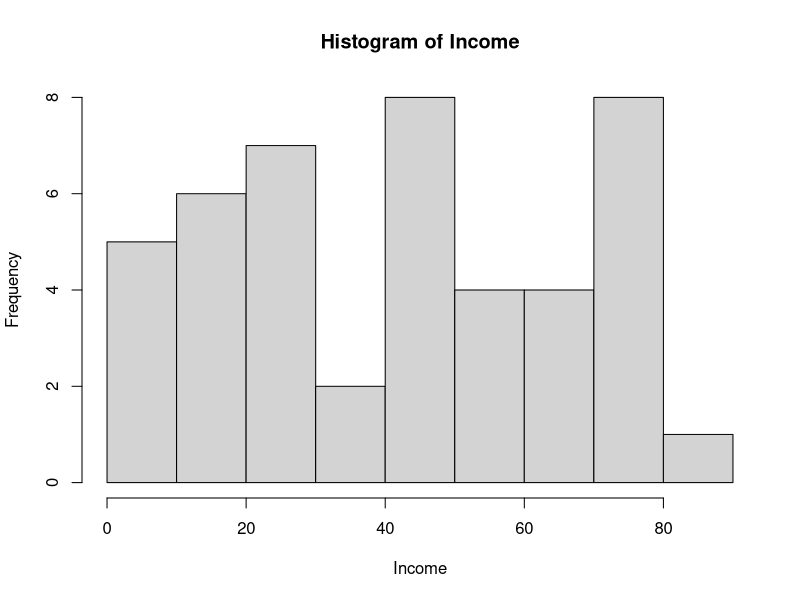
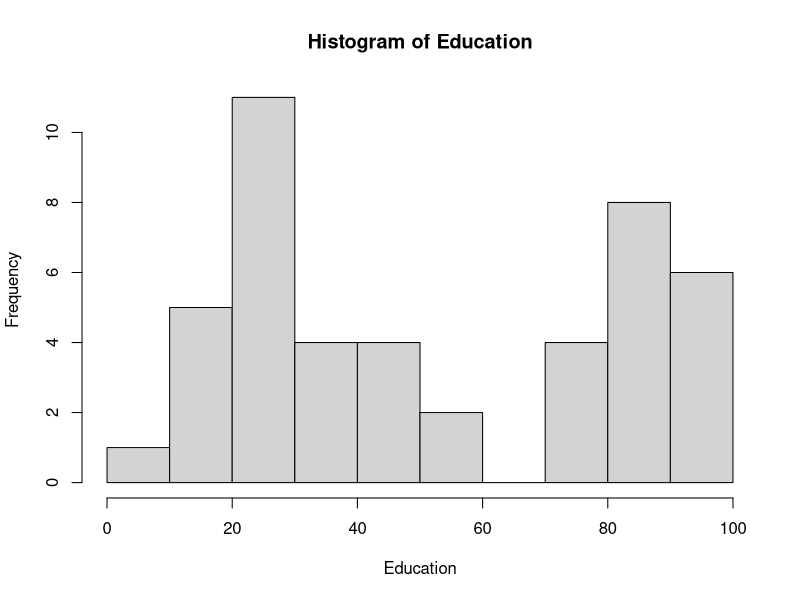
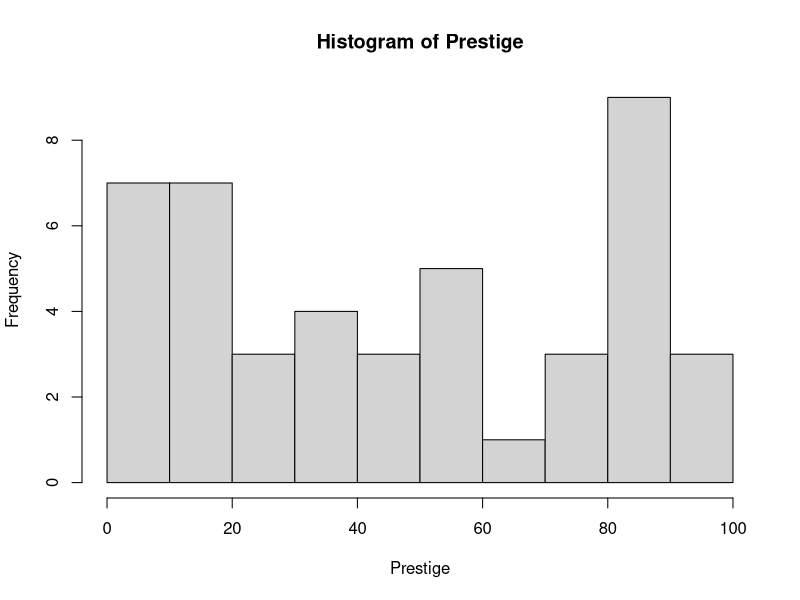
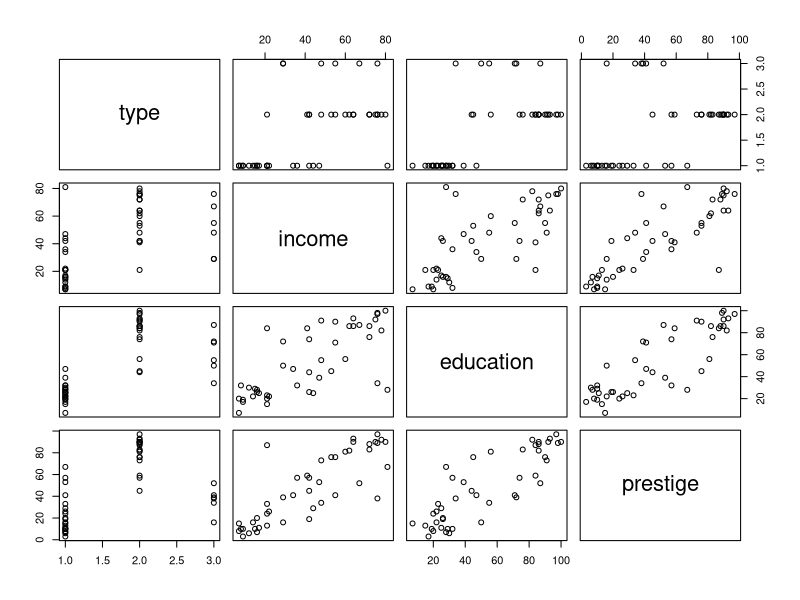
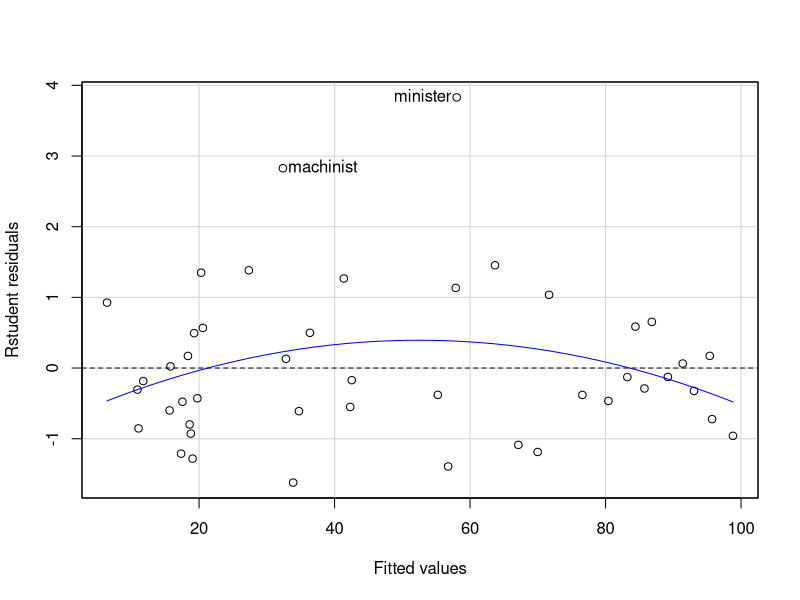
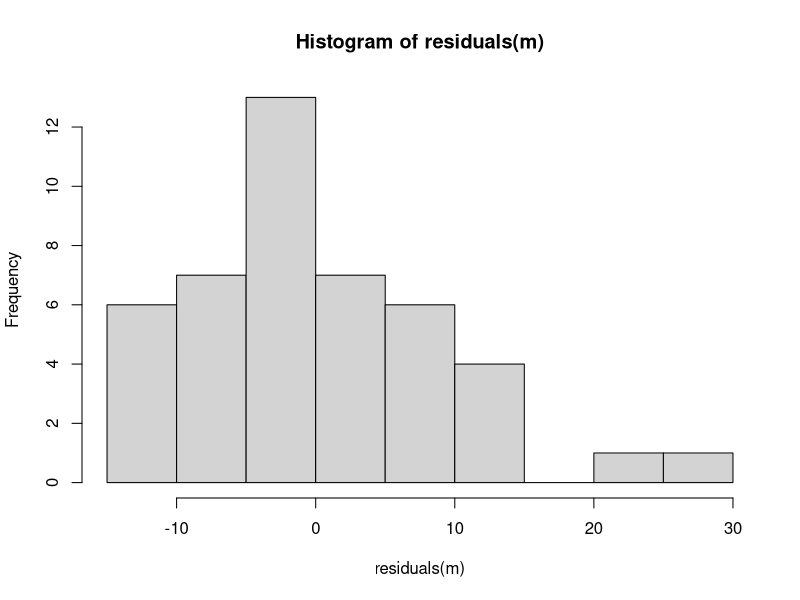
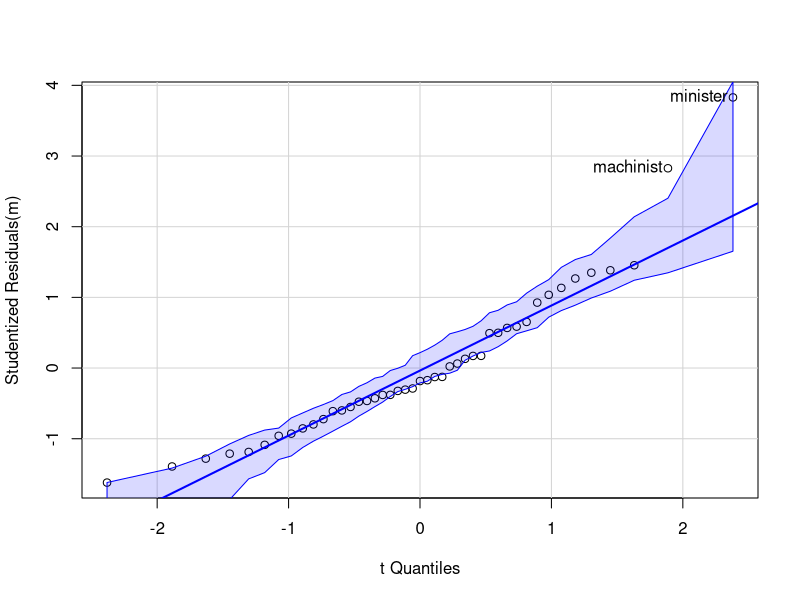
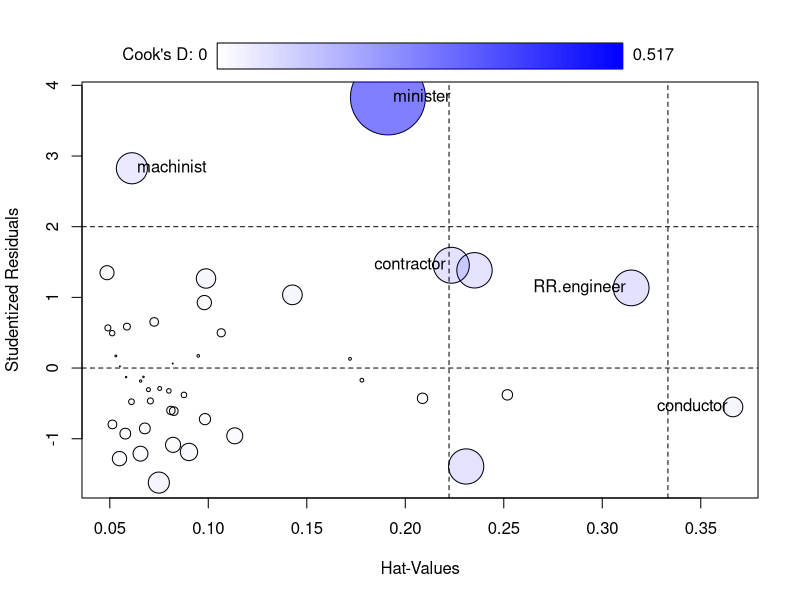

Reproduce these figures in R, in order.
# Step 1
install.packages("car")
library(car)

# Step 2
data(Duncan)
head(Duncan)
str(Duncan)
  
# Step 3
help(Duncan)
str(Duncan)
table(Duncan$type)
hist(Duncan$income, main="Histogram of Income", xlab="Income")
hist(Duncan$education, main="Histogram of Education", xlab="Education")
hist(Duncan$prestige, main="Histogram of Prestige", xlab="Prestige")

# Step 4
pairs(Duncan)

# Step 5
m <- lm(prestige ~ education + income + type, data=Duncan)
summary(m)

# Step 6
vif(m)

# Step 7
residualPlots(m, ~1, type="rstudent", id=list(labels=row.names(Duncan)))

# Step 8
hist(residuals(m))
qqPlot(m)

# Step 9
influencePlot(m, id=list(labels=row.names(Duncan)))
Cooks.d <- cooks.distance(m)
p <- 5
n <- nrow(Duncan)
percentile <- 100 * pf(q=Cooks.d, df1=p, df2=n-p)
data.frame(Duncan, Cooks.d=round(Cooks.d, 3), percentile=round(percentile, 1))

# Step 10
dfbetas(m)
